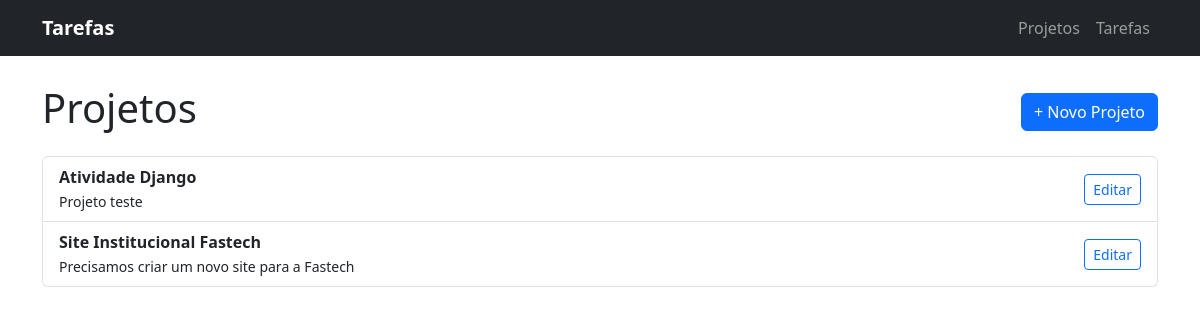
Before: / with the older database file.
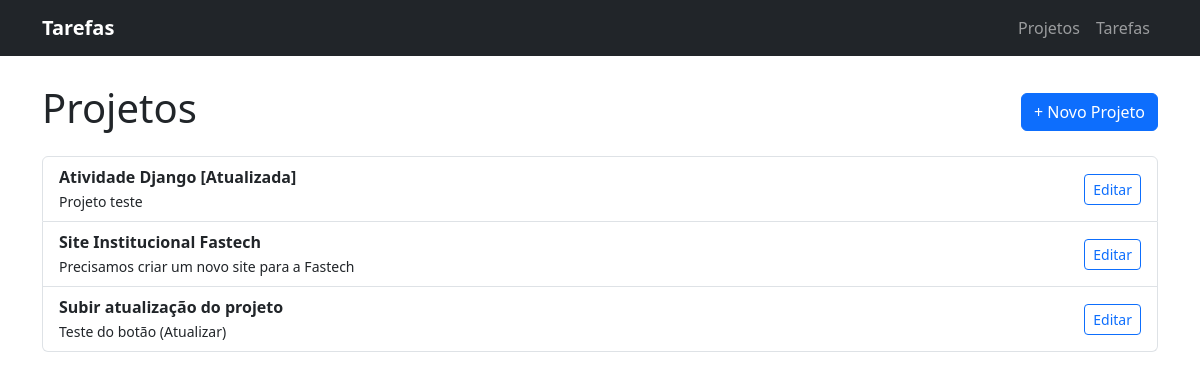
After: the same page with the newer database file.
### tarefas/models.py (models this page shows, shortened)
class Projeto(models.Model):
    nome = models.CharField(max_length=100)
    descricao = models.TextField(blank=True)

### tarefas/views.py (the view)
# urls.py: path('', views.lista_projetos, name='lista_projetos'),
def lista_projetos(request):
    projetos = Projeto.objects.all()
    return render(request, 'tarefas/lista_projetos.html', {'projetos': projetos})

### tarefas/templates/tarefas/lista_projetos.html (shortened to what this page needs)
{% extends 'tarefas/base.html' %}
{% block content %}
<div class="d-flex justify-content-between align-items-center mt-4 mb-3">
    <h1>Projetos</h1>
    <a href="{% url 'cadastrar_projeto' %}" class="btn btn-primary">+ Novo Projeto</a>
</div>
<ul class="list-group">
  {% for projeto in projetos %}
    <li class="list-group-item d-flex justify-content-between align-items-center">
        <div>
            <strong>{{ projeto.nome }}</strong><br>
            <small>{{ projeto.descricao }}</small>
        </div>
        <a href="{% url 'editar_projeto' projeto.id %}" class="btn btn-sm btn-outline-primary">Editar</a>
    </li>
  {% empty %}
    <li class="list-group-item">Nenhum projeto cadastrado.</li>
  {% endfor %}
</ul>
{% endblock %}

Changed rows visible on the page:
changed Projeto "Projeto teste": nome "Atividade Django" → "Atividade Django [Atualizada]"
added Projeto: nome "Subir atualização do projeto", descricao "Teste do botão (Atualizar)"
